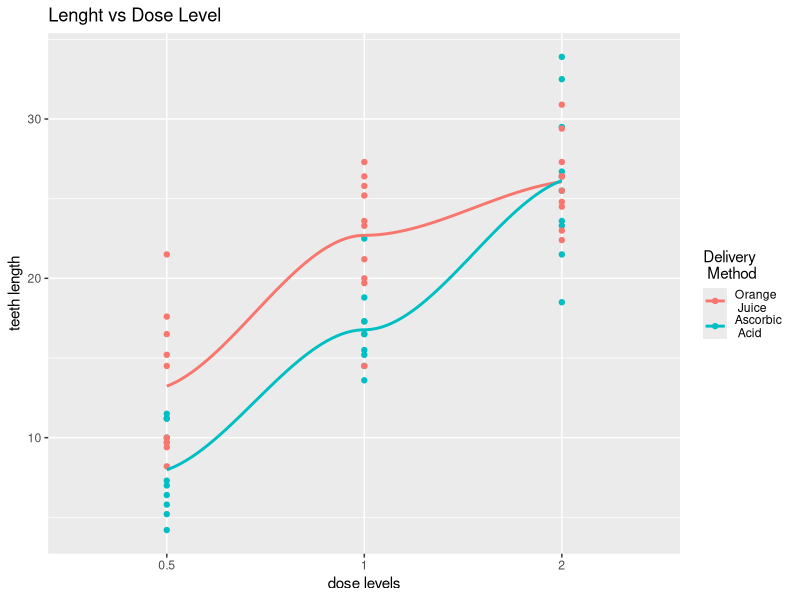

Generate this figure with R:
## ---- chunk 1
setwd("~/Documents/ProgramsGitHub/StatInference")  # working directory
library(ggplot2)      # to be able to graph
data(ToothGrowth)     # loading the data 
## ---- chunk 2
str(ToothGrowth)
summary(ToothGrowth$len)
levels(ToothGrowth$supp)
levels(as.factor(ToothGrowth$dose))
## ---- chunk 3
g <- ggplot(data=ToothGrowth,aes(x=factor(dose),y=len, group=supp, colour=supp))
g <- g + geom_point() + stat_smooth(se=FALSE)
g <- g + scale_color_discrete("Delivery \n Method",breaks=c("OJ","VC"),
                              labels=c("Orange \n Juice","Ascorbic \n Acid"))
g <- g + labs(title="Lenght vs Dose Level",x="dose levels",y="teeth length")
g
## ---- chunk 4
t.test(ToothGrowth[ToothGrowth$supp=="OJ" & ToothGrowth$dose ==0.5,]$len, 
       ToothGrowth[ToothGrowth$supp=="VC" & ToothGrowth$dose ==0.5,]$len, 
       paired = F, var.equal = F)
## ---- chunk 5
t.test(ToothGrowth[ToothGrowth$supp=="OJ" & ToothGrowth$dose ==1,]$len, 
       ToothGrowth[ToothGrowth$supp=="VC" & ToothGrowth$dose ==1,]$len, 
       paired = F, var.equal = F)
## ---- chunk 6
t.test(ToothGrowth[ToothGrowth$supp=="OJ" & ToothGrowth$dose ==2,]$len, 
       ToothGrowth[ToothGrowth$supp=="VC" & ToothGrowth$dose ==2,]$len, 
       paired = F, var.equal = F)
